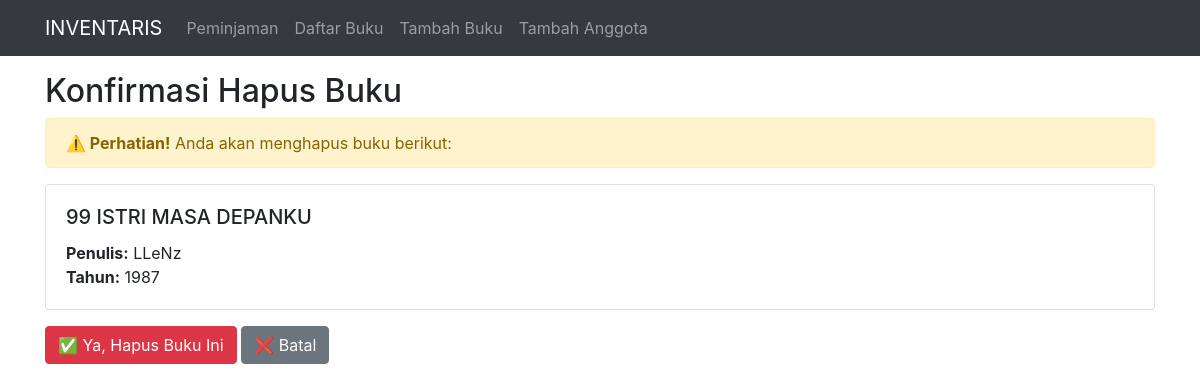
Page /buku/4/hapus/ on the committed database.
### iventaris_app/models.py (models this page shows)
class Buku(models.Model):
    judul = models.CharField(max_length=120)
    penulis = models.CharField(max_length=100)
    tahun = models.IntegerField()

### iventaris_app/views.py (the view, shortened to what this page needs)
# urls.py: path('buku/<int:pk>/hapus/', BukuDeleteView.as_view(), name='hapus-buku'),  # ✅ URL Hapus Baru
class BukuDeleteView(DeleteView):
    model = Buku
    template_name = 'iventaris_app/buku_confirm_delete.html'
    success_url = reverse_lazy('daftar-buku')

### iventaris_app/templates/iventaris_app/buku_confirm_delete.html (shortened to what this page needs)
{% extends 'iventaris_app/base.html' %}
{% block content %}
<h2>Konfirmasi Hapus Buku</h2>
<div class="alert alert-warning">
    <strong>⚠️ Perhatian!</strong> Anda akan menghapus buku berikut:
</div>
<div class="card">
    <div class="card-body">
        <h5 class="card-title">{{ buku.judul }}</h5>
        <p class="card-text">
            <strong>Penulis:</strong> {{ buku.penulis }}<br>
            <strong>Tahun:</strong> {{ buku.tahun }}<br>
        </p>
    </div>
</div>
<div class="mt-3">
    <form method="post" class="d-inline">
        <button type="submit" class="btn btn-danger">
            ✅ Ya, Hapus Buku Ini
        </button>
    </form>
    <a href="{% url 'daftar-buku' %}" class="btn btn-secondary">
        ❌ Batal
    </a>
</div>
{% endblock %}

### rows in the picture
Buku: judul "99 ISTRI MASA DEPANKU", penulis "LLeNz", tahun "1987"
